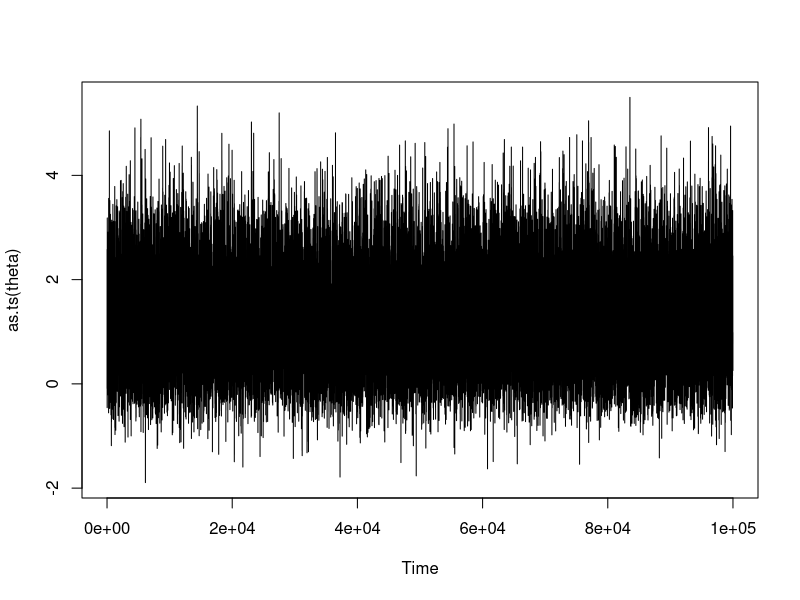
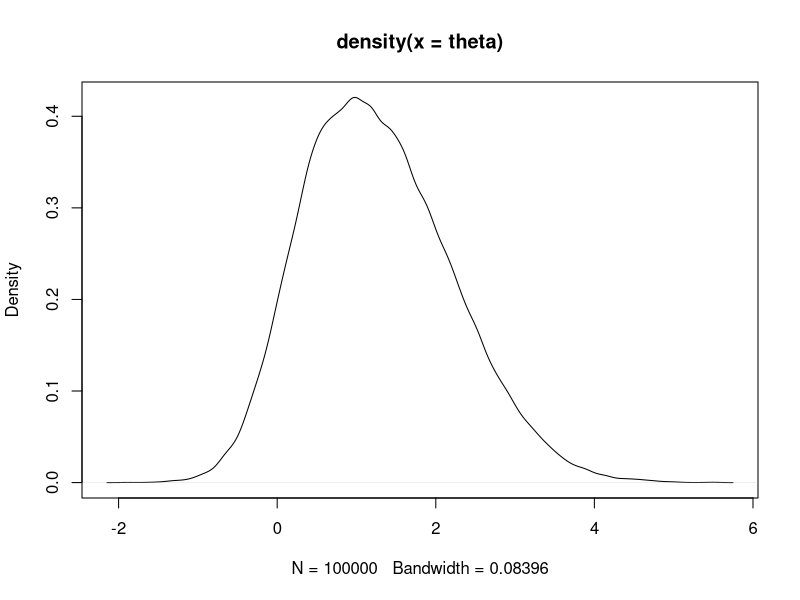

Write R code to recreate these figures, in order.
library(tidyverse)

metropolis = function(B = 10^5)
{
  theta = rep(NA, B)
  theta[1] = rcauchy(1) #rnorm(1, 0, 1)
  g = function(theta) dcauchy(theta) * dnorm(2, theta, 1)
  for(ii in 2:B)
  {
    theta_prop = theta[ii-1] + rcauchy(1) #rnorm(1, 0, 1)
    L = g(theta_prop)/g(theta[ii-1])
    theta[ii] = theta_prop
    if(runif(1, 0, 1) > L) theta[ii] = theta[ii-1]
  }
  theta
}

theta = metropolis()

mean(theta)
mean(theta^2) - mean(theta)^2

plot(as.ts(theta))
plot(density(theta))

#Provavelmente x|theta é N(theta,1) , não N(0,1)